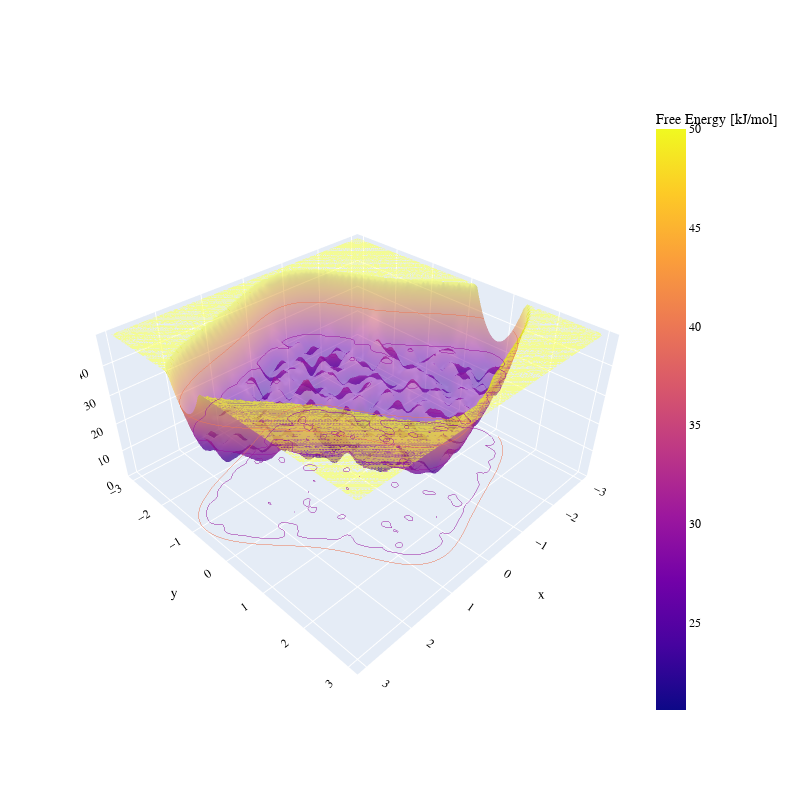

Notebook cell for this chart:
### Markdown cell above
### Exploration stage

### Code cell
new_params = {**default_params}
new_params.update({"simulation_steps":500_000, "ID":"_inve"})
new_params.update({"metad_height":5, "biasfactor":20, "metad_width":[0.1, 0.1], "bw":[0.1, 0.1]})
new_params.update({"len_error_list":100, "calculate_FES_st_dev":False, "bootstrap_iter":None, "n_pos":10_000, "record_forces_e":True})

MFI = MFI_class2D.MFI2D(**new_params)

# MFI.run_simulation()

MFI.analyse_data()

lib2.plot_hills_trajectory(MFI.hills)
MFI.plot_results()
lib2.plot_3D_plotly(MFI.X, MFI.Y, MFI.Z + MFI.Bias, range_min=0, range_max=50)

t1, v1, aofe1, aad1 = MFI.Avr_Error_list[:,0], MFI.Avr_Error_list[:,1], MFI.Avr_Error_list[:,2], MFI.Avr_Error_list[:, MFI.Avr_Error_info.index("AAD")]
base_force_terms, base_time, base_fes, base_forces_e_list = MFI.force_terms, MFI.sim_time, MFI.FES, MFI.forces_e_list

### Figure 1 — Plotly figure (JSON) as saved in the notebook; plotly's stock layout.template omitted (floating-point values rounded to 4 significant figures; data arrays with more than 128 entries replaced by an {"elided": "..."} marker saying what was removed)
{"data": [{"colorbar": {"title": {"text": "Free Energy [kJ/mol]"}}, "contours": {"z": {"highlightcolor": "limegreen", "project": {"z": true}, "show": true, "usecolormap": true}}, "opacity": 0.5, "scene": "scene", "type": "surface", "x": {"elided": "100x100 float values"}, "y": {"elided": "100x100 float values"}, "z": {"elided": "100x100 float values"}}], "layout": {"font": {"color": "black", "family": "Helvetica, Arial, sans-serif", "size": 12}, "height": 800, "scene": {"aspectmode": "manual", "aspectratio": {"x": 1, "y": 1, "z": 0.5}, "domain": {"x": [0, 1], "y": [0, 1]}, "xaxis": {"title": {"text": "x"}}, "yaxis": {"title": {"text": "y"}}, "zaxis": {"range": [0, 50], "title": {"text": "Energy [kJ/mol]"}}}, "title": {}, "width": 800}}
